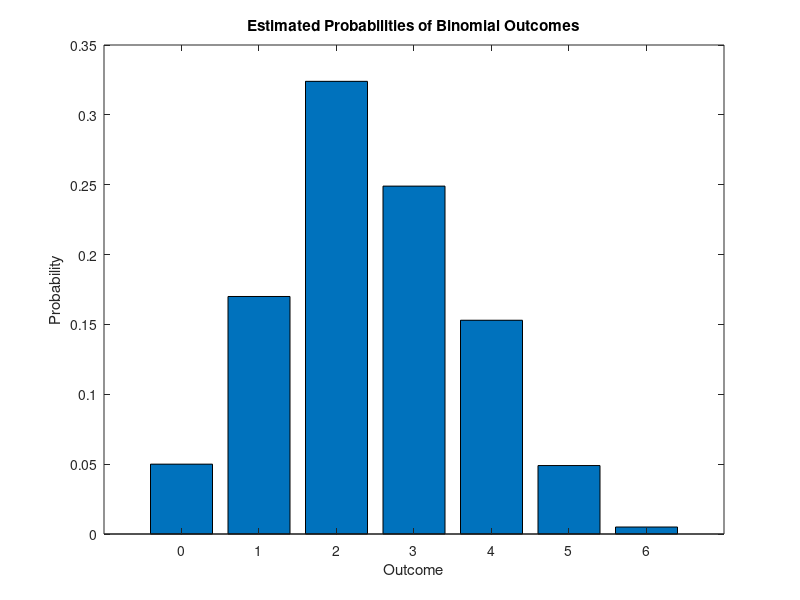

Source code (MATLAB): (Note: this script raises an error after producing the figure.)
% 6.1
n = 6;
p = 0.4;
xbinomial = binornd(n, p, [1, 1000]);

% 6.2 
% Estimate P[outcome=3] 
P_outcome_3 = sum(xbinomial == 3) / length(xbinomial);
disp(['Estimated probability P[outcome=3]: ', num2str(P_outcome_3)]);

% 6.3
% Calculate histogram
[bin_counts, bin_centers] = hist(xbinomial, 0:n);

% Normalize histogram to get probabilities
probabilities = bin_counts / length(xbinomial);

% Display probabilities
disp('Estimated probabilities for all outcomes:');
for i = 1:length(bin_centers)
    disp(['P[outcome=', num2str(bin_centers(i)), ']: ', num2str(probabilities(i))]);
end

% Plot histogram
figure;
bar(bin_centers, probabilities);
xlabel('Outcome');
ylabel('Probability');
title('Estimated Probabilities of Binomial Outcomes');


% 6.4
% Use the EstimateProb function to estimate probabilities
first_bin_center = 0;
binsize = 1;
last_bin_center = n;

[PX, X] = EstimateProb(xbinomial, first_bin_center, binsize, last_bin_center);

% Display the estimated probabilities
disp('Estimated probabilities using EstimateProb function:');
for i = 1:length(X)
    disp(['P[outcome=', num2str(X(i)), ']: ', num2str(PX(i))]);
end

% Plot the estimated probabilities
figure;
bar(X, PX);
xlabel('Outcome');
ylabel('Probability');
title('Estimated Probabilities using EstimateProb Function');

% Hasil

% Estimated probability P[outcome=3]: 0.283
% Estimated probabilities for all outcomes:
% P[outcome=0]: 0.047
% P[outcome=1]: 0.185
% P[outcome=2]: 0.305
% P[outcome=3]: 0.283
% P[outcome=4]: 0.139
% P[outcome=5]: 0.034
% P[outcome=6]: 0.007
% Estimated probabilities using EstimateProb function:
% P[outcome=0.5]: 0.047
% P[outcome=1.5]: 0.185
% P[outcome=2.5]: 0.305
% P[outcome=3.5]: 0.283
% P[outcome=4.5]: 0.139
% P[outcome=5.5]: 0.034
% P[outcome=6.5]: 0.007

% 6.5

% Use the EstimateProb function to estimate probabilities with bin size 1
[PX1, X1] = EstimateProb(xbinomial, 0, 1, 6);
figure;
bar(X1, PX1);
xlabel('Outcome');
ylabel('Probability');
title('Estimated Probabilities using EstimateProb Function (Bin Size 1)');

% Use the EstimateProb function to estimate probabilities with bin size 0.5
[PX2, X2] = EstimateProb(xbinomial, -5, 0.5, 12);
figure;
bar(X2, PX2);
xlabel('Outcome');
ylabel('Probability');
title('Estimated Probabilities using EstimateProb Function (Bin Size 0.5)');

% Hasil
% Estimated probability P[outcome=3]: 0.285
% Estimated probabilities for all outcomes:
% P[outcome=0]: 0.044
% P[outcome=1]: 0.159
% P[outcome=2]: 0.327
% P[outcome=3]: 0.285
% P[outcome=4]: 0.135
% P[outcome=5]: 0.041
% P[outcome=6]: 0.009